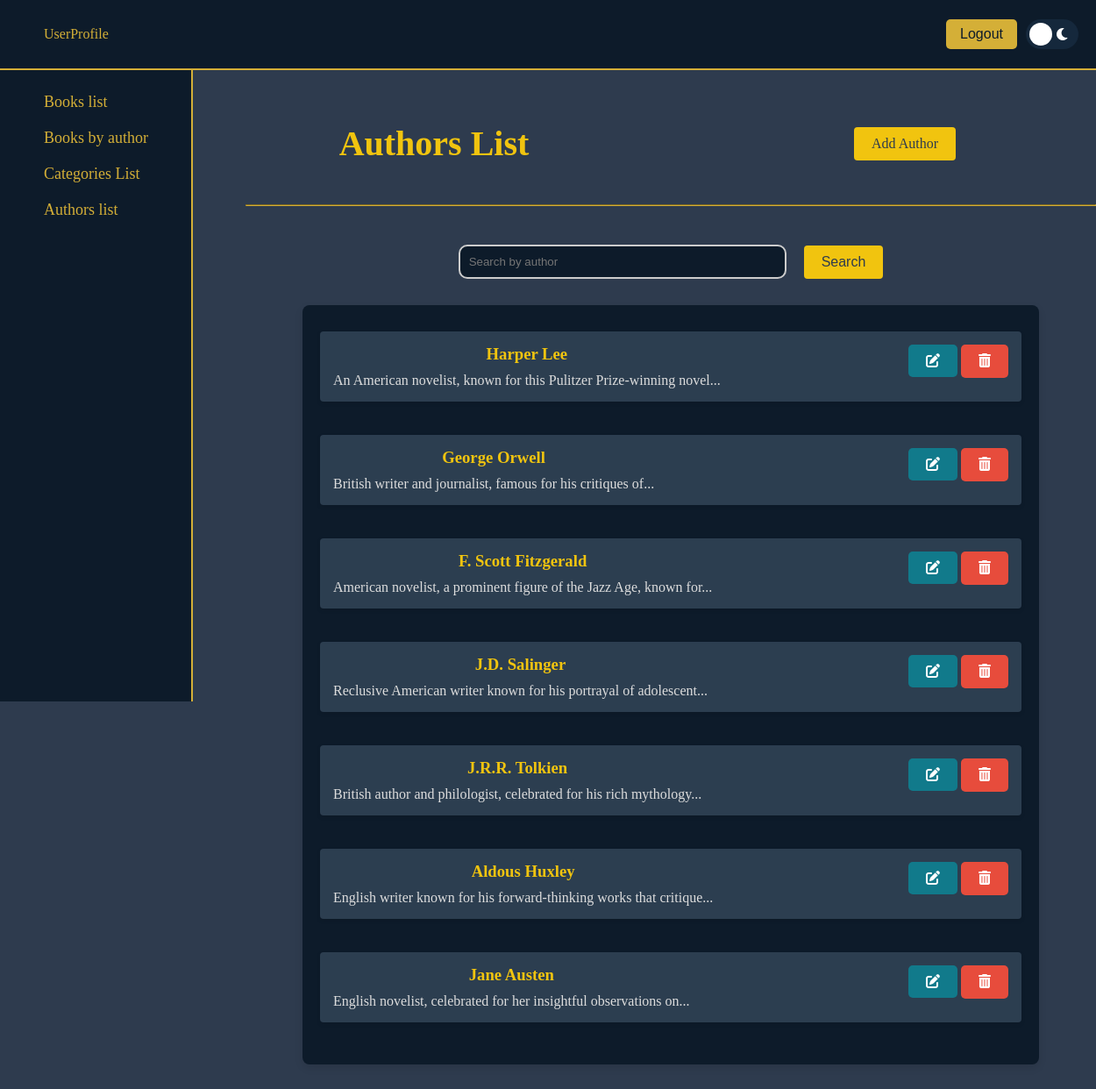
/authors_list (signed in), run on the app's committed database.
### app.py (models this page shows)
class Author(db.Model):
    id = db.Column(db.Integer, primary_key=True)
    name = db.Column(db.String(100), nullable=False)
    bio = db.Column(db.Text)
    books = db.relationship('Book', backref='author', lazy=True, cascade="all, delete-orphan")

### app.py (the view)
@app.route('/authors_list')
@login_required
def authors_list():
    authors = Author.query.all()
    return render_template('Authors/authors_list.html', authors=authors)

### app.py (called while the page is built)
@login_manager.user_loader
def load_user(user_id):
    return User.query.get(int(user_id))

@app.context_processor
def inject_user():
    return dict(user=current_user)

### templates/Authors/authors_list.html (shortened to what this page needs)
{% extends "layout.html" %}
{% block content %}
<body class="list-body">
    <center>
        <div class="header-container">
            <h1 class="centered-title">Authors List</h1>
            <a href="{{ url_for('create_author') }}" class="add-btn">Add Author</a>
        </div>
        <br><hr style="border-color: #d4af37;"><br><br>
        <form class="search-form category-author-search">
            <input type="text" id="author" placeholder="Search by author">
            <button type="button" onclick="searchAuthors()">Search</button>
        </form>
        <div id="search-results" class="list-container">
            {% for author in authors %}
                <div class="list-item">
                    <div class="left-info-author">
                        <a href="{{ url_for('show_author', id=author.id) }}">
                            <h3>{{ author.name }}</h3>
                            <p>{{ author.bio | truncate(70) }}</p>
                        </a>
                    </div>
                    <br>
                    <div class="right-btns">
                        <a href="{{ url_for('edit_author', id=author.id) }}" class="btn edit-btn"><i class="fas fa-edit"></i></a>
                        <form action="{{ url_for('delete_author', id=author.id) }}" method="post" style="display:inline;">
                            <button type="submit" class="btn delete-btn" onclick="return confirm('Are you sure you want to delete this author?');"><i class="fas fa-trash-alt"></i></button>
                        </form>
                    </div>
                </div>
                <br>
            {% endfor %}
        </div>
    </center>
</body>
{% endblock %}

### static/styles.css (style rules this page uses)
:root { --background-color-light: #adb5bd; --background-color-dark: #14213d; --text-color-light: #14213d; --text-color-dark: #e0e1dd; --primary-color-light: #d4af37; --primary-color-dark: #f1c40f; }
body { font-family: Arial, sans-serif; margin: 0; padding: 0; width: 100%; height: 100%; display: flex; background-color: #adb5bd; transition: background-color 0.3s, color 0.3s; }
.btn { transition: background-color 0.3s, color 0.3s, transform 0.3s; }
body { font-family: 'Segoe UI', Tahoma, Geneva, Verdana, sans-serif; background-color: #2e3b4e; color: #e0e1dd; margin: 0; padding: 0; }
h1 { color: #f1c40f; text-align: center; font-size: 2.5em; margin-bottom: 20px; }
.search-form { display: flex; flex-direction:row; align-items: center; margin-bottom: 20px; }
.search-form input[type="text"] { width: 60%; max-width: 350px; padding: 10px; margin-right: 20px; margin-bottom: 10px; border: 2px solid #ccc; border-radius: 10px; background-color: #0d1b2a; color: #fff; display: flex; flex-direction: row; justify-content: space-between; }
.search-form button { background-color: #f1c40f; color: #2e3b4e; border: none; padding: 10px 20px; margin-bottom: 10px; font-size: 16px; cursor: pointer; border-radius: 4px; transition: background-color 0.3s ease, transform 0.3s ease; }
.category-author-search { justify-content: center; }
.list-body { font-family: 'Georgia', serif; color: #fff; background-color: #2e3b4e; margin: 0; padding: 20px; min-height: 100vh; display: flex; flex-direction: column; justify-content: center; align-items: center; }
.list-container { width: 100%; max-width: 800px; margin: 0 auto; background-color: #0d1b2a; padding: 20px; border-radius: 8px; box-shadow: 0px 4px 10px rgba(0, 0, 0, 0.1); }
.list-item { background-color: #2c3e50; margin: 10px 0; padding: 15px; border-radius: 4px; box-shadow: 0px 2px 5px rgba(0, 0, 0, 0.1); display: flex; justify-content: space-between; }
.list-item h3 { margin: 0; color: #f1c40f; }
.list-item p { margin: 10px 0 0 0; color: #ddd; }
.list-body h1 { color: #f1c40f; margin: 0; }
.list-item a { text-decoration: none; }
.header-container { position: relative; width: 100%; padding: 20px; text-align: center; }
.centered-title { padding-right: 580px; color: #f1c40f; font-size: 2.5em; position: relative; }
.add-btn { position: absolute; right: 200px; top: 50%; transform: translateY(-50%); text-decoration: none; background-color: #f1c40f; color: #2e3b4e; padding: 10px 20px; font-size: 16px; border-radius: 4px; transition: background-color 0.3s ease, transform 0.3s ease; }
.btn { padding: 10px 20px; border: none; border-radius: 5px; cursor: pointer; text-decoration: none; font-size: 16px; transition: background-color 0.3s ease, color 0.3s ease, transform 0.3s ease; }
.edit-btn { background-color: #117a8b; color: white; }
.delete-btn { background-color: #e74c3c; color: white; }

### data on the page
Author: name "Harper Lee", bio "An American novelist, known for this Pulitzer Prize-winning novel..."
Author: name "George Orwell", bio "British writer and journalist, famous for his critiques of..."
Author: name "F. Scott Fitzgerald", bio "American novelist, a prominent figure of the Jazz Age, known for..."
Author: name "J.D. Salinger", bio "Reclusive American writer known for his portrayal of adolescent..."
Author: name "J.R.R. Tolkien", bio "British author and philologist, celebrated for his rich mythology..."
Author: name "Aldous Huxley", bio "English writer known for his forward-thinking works that critique..."
Author: name "Jane Austen", bio "English novelist, celebrated for her insightful observations on..."
